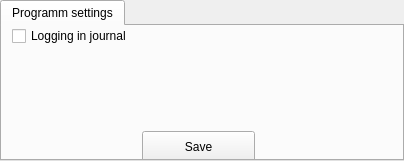
<?xml version="1.0" encoding="UTF-8"?>
<ui version="4.0">
 <class>tabWidget</class>
 <widget class="QTabWidget" name="tabWidget">
  <property name="geometry">
   <rect>
    <x>0</x>
    <y>0</y>
    <width>404</width>
    <height>161</height>
   </rect>
  </property>
  <property name="minimumSize">
   <size>
    <width>404</width>
    <height>161</height>
   </size>
  </property>
  <property name="maximumSize">
   <size>
    <width>404</width>
    <height>161</height>
   </size>
  </property>
  <property name="windowTitle">
   <string>Prefences</string>
  </property>
  <property name="currentIndex">
   <number>0</number>
  </property>
  <widget class="QWidget" name="tab">
   <attribute name="title">
    <string>Programm settings</string>
   </attribute>
   <widget class="QCheckBox" name="checkLogging">
    <property name="geometry">
     <rect>
      <x>10</x>
      <y>0</y>
      <width>381</width>
      <height>20</height>
     </rect>
    </property>
    <property name="text">
     <string>Logging in journal</string>
    </property>
   </widget>
   <widget class="QPushButton" name="saveButton">
    <property name="geometry">
     <rect>
      <x>140</x>
      <y>105</y>
      <width>113</width>
      <height>32</height>
     </rect>
    </property>
    <property name="text">
     <string>Save</string>
    </property>
   </widget>
  </widget>
 </widget>
 <resources/>
 <connections/>
</ui>
